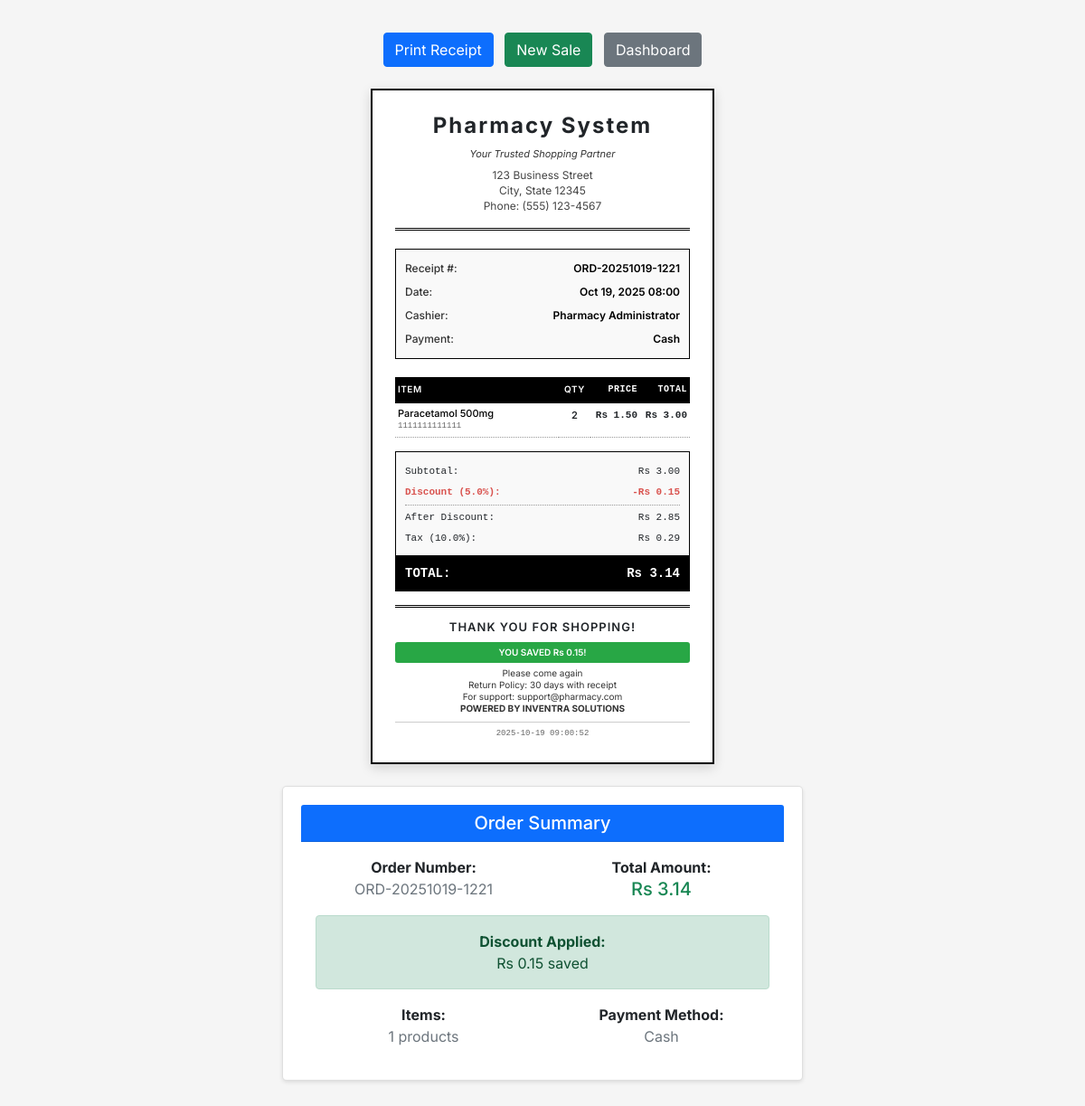
Page /pages/receipt.php?order_id=19 (signed in) on the committed database.
### tables this page shows
CREATE TABLE `orders` (
  `id` int(11) NOT NULL,
  `order_number` varchar(20) NOT NULL,
  `cashier_id` int(11) NOT NULL,
  `subtotal` decimal(10,2) NOT NULL,
  `discount_amount` decimal(10,2) DEFAULT 0.00,
  `tax_amount` decimal(10,2) DEFAULT 0.00,
  `total_amount` decimal(10,2) NOT NULL,
  `payment_method` enum('cash','card','other') DEFAULT 'cash',
  `status` varchar(20) DEFAULT 'completed',
  `refund_amount` decimal(10,2) DEFAULT 0.00,
  `order_date` timestamp NOT NULL DEFAULT current_timestamp()
);

CREATE TABLE `users` (
  `id` int(11) NOT NULL,
  `username` varchar(50) NOT NULL,
  `email` varchar(100) DEFAULT '',
  `password` varchar(255) NOT NULL,
  `role` enum('admin','cashier') DEFAULT 'cashier',
  `full_name` varchar(100) NOT NULL,
  `created_at` timestamp NOT NULL DEFAULT current_timestamp(),
  `updated_at` timestamp NOT NULL DEFAULT current_timestamp() ON UPDATE current_timestamp(),
  `is_active` tinyint(1) DEFAULT 1
);

CREATE TABLE `order_items` (
  `id` int(11) NOT NULL,
  `order_id` int(11) NOT NULL,
  `product_id` int(11) NOT NULL,
  `quantity` int(11) NOT NULL,
  `unit_price` decimal(10,2) NOT NULL,
  `total_price` decimal(10,2) NOT NULL
);

CREATE TABLE `products` (
  `id` int(11) NOT NULL,
  `name` varchar(200) NOT NULL,
  `barcode` varchar(100) DEFAULT NULL,
  `category_id` int(11) DEFAULT NULL,
  `price` decimal(10,2) NOT NULL,
  `cost` decimal(10,2) NOT NULL,
  `stock_quantity` int(11) DEFAULT 0,
  `min_stock_level` int(11) DEFAULT 5,
  `expiry_date` date NOT NULL,
  `manufacturing_date` date DEFAULT NULL,
  `manufacturer` varchar(255) NOT NULL,
  `description` text DEFAULT NULL,
  `created_at` timestamp NOT NULL DEFAULT current_timestamp(),
  `updated_at` timestamp NOT NULL DEFAULT current_timestamp() ON UPDATE current_timestamp(),
  `is_active` tinyint(1) NOT NULL DEFAULT 1
);

CREATE TABLE `settings` (
  `id` int(11) NOT NULL,
  `setting_key` varchar(50) NOT NULL,
  `setting_value` varchar(255) NOT NULL
);

### config/database.php (called while the page is built, shortened)
<?php
function getConnection() {
    $connection = new mysqli(DB_HOST, DB_USER, DB_PASS, DB_NAME);
    $connection->set_charset("utf8");
    return $connection;
}
function executeQuery($query, $types = '', $params = []) {
    $conn = getConnection();
    $stmt = $conn->prepare($query);
    if (!empty($params)) {
        $stmt->bind_param($types, ...$params);
    }
    $stmt->execute();
    $result = $stmt->get_result();
    if ($result) {
        $data = $result->fetch_all(MYSQLI_ASSOC);
        return $data;
    }
    return false;
}
?>

### includes/functions.php (called while the page is built, shortened)
<?php
function formatCurrency($amount) {
    return 'Rs ' . number_format($amount, 2);
}
function formatDate($date, $format = 'M d, Y H:i') {
    return date($format, strtotime($date));
}
function sanitizeInput($data) {
    return htmlspecialchars(trim($data), ENT_QUOTES, 'UTF-8');
}
function getSetting(string $key, $default = null) {
    $conn = getConnection();
    $query = "SELECT setting_value FROM settings WHERE setting_key = ?";
    $stmt = $conn->prepare($query);
    $stmt->bind_param("s", $key);
    $stmt->execute();
    $result = $stmt->get_result()->fetch_assoc();
    return $result ? $result['setting_value'] : $default;
}
?>

### pages/receipt.php (the view, shortened to what this page needs)
<?php
    require_once '../config/database.php';
    require_once '../includes/auth.php';
    require_once '../includes/functions.php';
    $orderId = isset($_GET['order_id']) ? (int)$_GET['order_id'] : 0;
    $orderQuery = "SELECT o.*, u.full_name as cashier_name
                FROM orders o
                JOIN users u ON o.cashier_id = u.id
                WHERE o.id = ?";
    $orderResult = executeQuery($orderQuery, 'i', [$orderId]);
    $order = $orderResult[0];
    $itemsQuery = "SELECT oi.*, p.name as product_name, p.barcode
                FROM order_items oi
                JOIN products p ON oi.product_id = p.id
                WHERE oi.order_id = ?";
    $items = executeQuery($itemsQuery, 'i', [$orderId]);
    $discountRate = getSetting('discount_rate', 0) * 100;
    $taxRate = getSetting('tax_rate', 0.10) * 100;
    ?>
    <!DOCTYPE html>
    <html lang="en">
    <head>
        <link href="https://cdn.jsdelivr.net/npm/bootstrap@5.1.3/dist/css/bootstrap.min.css" rel="stylesheet">
    </head>
    <body>
        <div class="container-fluid py-3">
            <div class="no-print">
                <div class="text-center mb-4">
                    <button onclick="window.print()" class="btn btn-primary me-2">
                        <i class="fas fa-print"></i> Print Receipt
                    </button>
                    <a href="pos.php" class="btn btn-success me-2">
                        <i class="fas fa-plus"></i> New Sale
                    </a>
                    <a href="dashboard.php" class="btn btn-secondary">
                        <i class="fas fa-home"></i> Dashboard
                    </a>
                </div>
            </div>
            <div class="receipt">
                <div class="receipt-header">
                    <h2>Pharmacy System</h2>
                    <div class="tagline">Your Trusted Shopping Partner</div>
                    <div class="address">
                        123 Business Street<br>
                        City, State 12345<br>
                        Phone: (555) 123-4567
                    </div>
                </div>
                <div class="receipt-info">
                    <div class="receipt-info-row">
                        <span class="receipt-info-label">Receipt #:</span>
                        <span class="receipt-info-value"><?php echo $order['order_number']; ?></span>
                    </div>
                    <div class="receipt-info-row">
                        <span class="receipt-info-label">Date:</span>
                        <span class="receipt-info-value"><?php echo formatDate($order['order_date'], 'M d, Y H:i'); ?></span>
                    </div>
                    <div class="receipt-info-row">
                        <span class="receipt-info-label">Cashier:</span>
                        <span class="receipt-info-value"><?php echo sanitizeInput($order['cashier_name']); ?></span>
                    </div>
                    <div class="receipt-info-row">
                        <span class="receipt-info-label">Payment:</span>
                        <span class="receipt-info-value"><?php echo ucfirst($order['payment_method']); ?></span>
                    </div>
                </div>
                <table class="receipt-table">
                    <thead>
                        <tr>
                            <th>Item</th>
                            <th class="qty">Qty</th>
                            <th class="price">Price</th>
                            <th class="total">Total</th>
                        </tr>
                    </thead>
                    <tbody>
                        <?php foreach ($items as $item): ?>
                            <tr>
                                <td>
                                    <div class="product-name"><?php echo sanitizeInput($item['product_name']); ?></div>
                                    <div class="product-barcode"><?php echo sanitizeInput($item['barcode']); ?></div>
                                </td>
                                <td class="qty"><?php echo $item['quantity']; ?></td>
                                <td class="price">Rs <?php echo number_format($item['unit_price'], 2); ?></td>
                                <td class="total">Rs <?php echo number_format($item['total_price'], 2); ?></td>
                            </tr>
                        <?php endforeach; ?>
                    </tbody>
                </table>
                <div class="receipt-totals">
                    <div class="total-row">
                        <span>Subtotal:</span>
                        <span>Rs <?php echo number_format($order['subtotal'], 2); ?></span>
                    </div>
                    <?php if (isset($order['discount_amount']) && $order['discount_amount'] > 0): ?>
                    <div class="total-row discount">
                        <span>Discount (<?php echo number_format($discountRate, 1); ?>%):</span>
                        <span>-Rs <?php echo number_format($order['discount_amount'], 2); ?></span>
                    </div>
                    <div class="total-row after-discount">
                        <span>After Discount:</span>
                        <span>Rs <?php echo number_format($order['subtotal'] - $order['discount_amount'], 2); ?></span>
                    </div>
                    <?php endif; ?>
                    <div class="total-row">
                        <span>Tax (<?php echo number_format($taxRate, 1); ?>%):</span>
                        <span>Rs <?php echo number_format($order['tax_amount'], 2); ?></span>
                    </div>
                    <div class="total-row grand-total">
                        <span>TOTAL:</span>
                        <span>Rs <?php echo number_format($order['total_amount'], 2); ?></span>
                    </div>
                </div>
                <div class="receipt-footer">
                    <div class="thank-you">Thank You for Shopping!</div>
                    <?php if (isset($order['discount_amount']) && $order['discount_amount'] > 0): ?>
                    <div class="savings-badge">
                        YOU SAVED Rs <?php echo number_format($order['discount_amount'], 2); ?>!
                    </div>
                    <?php endif; ?>
                    <div class="footer-text">
                        Please come again<br>
                        Return Policy: 30 days with receipt<br>
                        For support: support@pharmacy.com<br>
                        <b>POWERED BY INVENTRA SOLUTIONS</b>
                    </div>
                    <div class="timestamp"><?php echo date('Y-m-d H:i:s'); ?></div>
                </div>
            </div>
            <div class="no-print mt-4">
                <div class="row justify-content-center">
                    <div class="col-md-6">
                        <div class="card order-summary">
                            <div class="card-header bg-primary text-white">
                                <h5 class="card-title mb-0">Order Summary</h5>
                            </div>
                            <div class="card-body">
                                <div class="row mb-3">
                                    <div class="col-6">
                                        <strong>Order Number:</strong><br>
                                        <span class="text-muted"><?php echo $order['order_number']; ?></span>
                                    </div>
                                    <div class="col-6">
                                        <strong>Total Amount:</strong><br>
                                        <span class="text-success h5"><?php echo formatCurrency($order['total_amount']); ?></span>
                                    </div>
                                </div>
                                <?php if (isset($order['discount_amount']) && $order['discount_amount'] > 0): ?>
                                <div class="alert alert-success mb-3">
                                    <i class="fas fa-tag"></i> <strong>Discount Applied:</strong><br>
                                    <?php echo formatCurrency($order['discount_amount']); ?> saved
                                </div>
                                <?php endif; ?>
                                <div class="row">
                                    <div class="col-6">
                                        <strong>Items:</strong><br>
                                        <span class="text-muted"><?php echo count($items); ?> products</span>
                                    </div>
                                    <div class="col-6">
                                        <strong>Payment Method:</strong><br>
                                        <span class="text-muted"><?php echo ucfirst($order['payment_method']); ?></span>
                                    </div>
                                </div>
                            </div>
                        </div>
                    </div>
                </div>
            </div>
        </div>
    </body>
</html>

### pages/receipt.php (style rules this page uses)
body { font-family: 'Inter', Arial, sans-serif; background-color: #f5f5f5; }
.receipt { width: 380px; margin: 0 auto; padding: 25px; border: 2px solid #000; background: white; box-shadow: 0 4px 12px rgba(0,0,0,0.15); }
.receipt-header { text-align: center; border-bottom: 3px double #000; padding-bottom: 15px; margin-bottom: 20px; }
.receipt-header h2 { margin: 0 0 8px 0; font-size: 24px; font-weight: 700; letter-spacing: 2px; }
.receipt-header .tagline { font-size: 11px; font-style: italic; margin-bottom: 8px; color: #333; }
.receipt-header .address { font-size: 12px; line-height: 1.4; color: #444; }
.receipt-info { margin-bottom: 20px; font-size: 12px; border: 1px solid #000; padding: 10px; background: #f9f9f9; }
.receipt-info-row { display: flex; justify-content: space-between; margin-bottom: 4px; padding: 2px 0; }
.receipt-info-row:last-child { margin-bottom: 0; }
.receipt-info-label { font-weight: 500; color: #333; }
.receipt-info-value { font-weight: 600; color: #000; }
.receipt-table { width: 100%; border-collapse: collapse; margin-bottom: 15px; font-size: 11px; }
.receipt-table th { padding: 6px 3px; text-align: left; border-bottom: 2px solid #000; font-weight: 600; background: #000; color: white; font-size: 10px; text-transform: uppercase; letter-spacing: 0.5px; }
.receipt-table td { padding: 5px 3px; border-bottom: 1px dotted #999; vertical-align: top; }
.receipt-table .qty { text-align: center; width: 35px; font-weight: 600; }
.receipt-table .price, .receipt-table .total { text-align: right; width: 55px; font-family: 'Courier New', monospace; font-weight: 600; }
.product-name { font-weight: 500; color: #000; line-height: 1.2; }
.product-barcode { font-size: 9px; color: #666; font-family: 'Courier New', monospace; margin-top: 1px; }
.receipt-totals { border-top: 3px double #000; padding-top: 10px; font-size: 12px; background: #f9f9f9; padding: 10px; border: 1px solid #000; margin-bottom: 15px; }
.total-row { display: flex; justify-content: space-between; padding: 3px 0; font-family: 'Courier New', monospace; font-size: 11px; }
.total-row.discount { color: #d9534f; font-weight: 600; }
.total-row.after-discount { border-top: 1px dotted #999; padding-top: 5px; margin-top: 3px; }
.total-row.grand-total { font-size: 14px; font-weight: 700; border-top: 2px solid #000; padding-top: 8px; margin-top: 8px; background: #000; color: white; padding: 8px 10px; margin: 8px -10px -10px -10px; }
.receipt-footer { text-align: center; margin-top: 15px; font-size: 10px; border-top: 3px double #000; padding-top: 12px; }
.thank-you { font-size: 13px; font-weight: 600; margin-bottom: 6px; text-transform: uppercase; letter-spacing: 1px; }
.footer-text { line-height: 1.3; color: #333; margin-bottom: 8px; }
.savings-badge { background-color: #28a745; color: white; padding: 4px 8px; border-radius: 3px; font-weight: 600; font-size: 10px; margin: 5px 0; }
.timestamp { font-family: 'Courier New', monospace; font-size: 9px; color: #666; border-top: 1px solid #ccc; padding-top: 6px; margin-top: 8px; }
.no-print { text-align: center; margin: 20px 0; }
.order-summary { background: white; padding: 20px; border-radius: 5px; box-shadow: 0 2px 4px rgba(0,0,0,0.1); }

### rows in the picture
orders: order_number "ORD-20251019-1221", order_date "Oct 19, 2025 08:00", cashier.full_name "Pharmacy Administrator", payment_method "Cash", subtotal "3.00", discount_amount "0.15", $order['subtotal'] - $order['discount_amount'] "2.85", tax_amount "0.29", total_amount "3.14", total_amount "Rs 3.14", discount_amount "Rs 0.15"
order_items: product.name "Paracetamol 500mg", product.barcode "1111111111111", quantity "2", unit_price "1.50", total_price "3.00"
settings: setting_value "5.0"
settings: setting_value "10.0"

### other values in the picture
count($items) "1"
